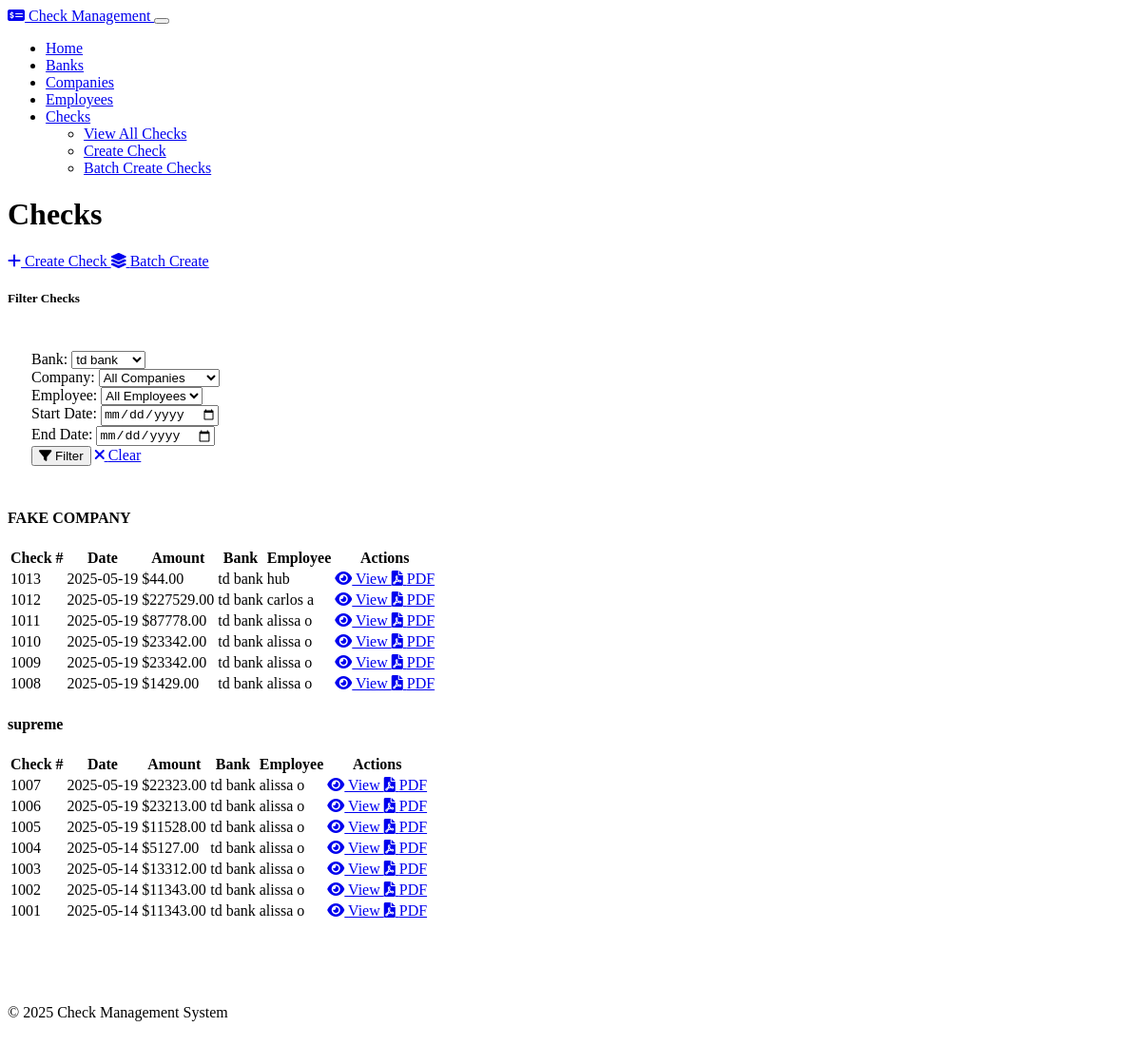
The app's page /checks?bank_id=1 with its own data.
### models.py (models this page shows, shortened)
class Company(db.Model):
    id = db.Column(db.Integer, primary_key=True)
    name = db.Column(db.String(100), nullable=False)
    address = db.Column(db.String(200), nullable=False)
    logo = db.Column(db.Text, nullable=True)  # Store as base64 encoded string
    default_bank_id = db.Column(db.Integer, db.ForeignKey('bank.id'), nullable=True)
    employees = db.relationship('Employee', backref='company', lazy=True, cascade="all, delete-orphan")
    checks = db.relationship('Check', backref='company', lazy=True, cascade="all, delete-orphan")
    clients = db.relationship('CompanyClient', backref='company', lazy=True, cascade="all, delete-orphan")
    default_bank = db.relationship('Bank', backref='companies')

class Check(db.Model):
    id = db.Column(db.Integer, primary_key=True)
    check_number = db.Column(db.Integer, nullable=False)
    amount = db.Column(db.Numeric(10, 2), nullable=False)
    date = db.Column(db.Date, nullable=False, default=datetime.utcnow)
    hours_worked = db.Column(db.Numeric(6, 2), nullable=True)
    pay_rate = db.Column(db.Numeric(10, 2), nullable=True)
    overtime_hours = db.Column(db.Numeric(6, 2), nullable=True)
    overtime_rate = db.Column(db.Numeric(10, 2), nullable=True)
    holiday_hours = db.Column(db.Numeric(6, 2), nullable=True)
    holiday_rate = db.Column(db.Numeric(10, 2), nullable=True)
    memo = db.Column(db.String(200), nullable=True)
    bank_id = db.Column(db.Integer, db.ForeignKey('bank.id'), nullable=False)
    company_id = db.Column(db.Integer, db.ForeignKey('company.id'), nullable=False)
    employee_id = db.Column(db.Integer, db.ForeignKey('employee.id'), nullable=False)
    client_id = db.Column(db.Integer, db.ForeignKey('company_client.id'), nullable=True)
    client = db.relationship('CompanyClient', backref='checks', lazy=True)

class Bank(db.Model):
    id = db.Column(db.Integer, primary_key=True)
    name = db.Column(db.String(100), nullable=False)
    routing_number = db.Column(db.String(9), nullable=False)
    account_number = db.Column(db.String(20), nullable=False)
    last_check_number = db.Column(db.Integer, default=1000)
    checks = db.relationship('Check', backref='bank', lazy=True, cascade="all, delete-orphan")

class Employee(db.Model):
    id = db.Column(db.Integer, primary_key=True)
    name = db.Column(db.String(100), nullable=False)
    title = db.Column(db.String(100), nullable=False)
    company_id = db.Column(db.Integer, db.ForeignKey('company.id'), nullable=False)
    checks = db.relationship('Check', backref='employee', lazy=True, cascade="all, delete-orphan")

### routes.py (the view)
    @app.route('/checks')
    def checks_index():
        bank_id = request.args.get('bank_id', type=int)
        company_id = request.args.get('company_id', type=int)
        employee_id = request.args.get('employee_id', type=int)
        start_date = request.args.get('start_date')
        end_date = request.args.get('end_date')
        query = Check.query
        if bank_id:
            query = query.filter(Check.bank_id == bank_id)
        if company_id:
            query = query.filter(Check.company_id == company_id)
        if employee_id:
            query = query.filter(Check.employee_id == employee_id)
        if start_date:
            start_date = datetime.strptime(start_date, '%Y-%m-%d').date()
            query = query.filter(Check.date >= start_date)
        if end_date:
            end_date = datetime.strptime(end_date, '%Y-%m-%d').date()
            query = query.filter(Check.date <= end_date)
        checks = query.order_by(Check.date.desc(), Check.check_number.desc()).all()
        grouped_checks = defaultdict(list)
        for check in checks:
            grouped_checks[check.company.name].append(check)
        banks = Bank.query.all()
        companies = Company.query.all()
        employees = Employee.query.all()
        return render_template(
            'checks/index.html',
            grouped_checks=grouped_checks,
            banks=banks,
            companies=companies,
            employees=employees,
            bank_id=bank_id,
            company_id=company_id,
            employee_id=employee_id,
            start_date=start_date,
            end_date=end_date
        )

### templates/checks/index.html (shortened to what this page needs)
{% extends 'layout.html' %}
{% block content %}
<div class="d-flex justify-content-between align-items-center mb-4">
    <h1>Checks</h1>
    <div>
        <a href="{{ url_for('checks_create') }}" class="btn btn-primary me-2">
            <i class="fas fa-plus me-1"></i> Create Check
        </a>
        <a href="{{ url_for('checks_batch') }}" class="btn btn-success">
            <i class="fas fa-layer-group me-1"></i> Batch Create
        </a>
    </div>
</div>
<div class="card mb-4">
    <div class="card-header">
        <h5 class="mb-0">Filter Checks</h5>
    </div>
    <div class="card-body">
        <form method="get" action="{{ url_for('checks_index') }}">
            <div class="row">
                <div class="col-md-3 mb-3">
                    <label for="bank_id" class="form-label">Bank:</label>
                    <select name="bank_id" id="bank_id" class="form-select">
                        {% for bank in banks %}
                            <option value="{{ bank.id }}" {% if bank_id == bank.id %}selected{% endif %}>{{ bank.name }}</option>
                        {% endfor %}
                    </select>
                </div>
                <div class="col-md-3 mb-3">
                    <label for="company_id" class="form-label">Company:</label>
                    <select name="company_id" id="company_id" class="form-select">
                        <option value="">All Companies</option>
                    </select>
                </div>
                <div class="col-md-3 mb-3">
                    <label for="employee_id" class="form-label">Employee:</label>
                    <select name="employee_id" id="employee_id" class="form-select">
                        <option value="">All Employees</option>
                    </select>
                </div>
                <div class="col-md-3 mb-3">
                    <label for="start_date" class="form-label">Start Date:</label>
                    <input type="date" name="start_date" id="start_date" class="form-control" value="{{ start_date }}">
                </div>
                <div class="col-md-3 mb-3">
                    <label for="end_date" class="form-label">End Date:</label>
                    <input type="date" name="end_date" id="end_date" class="form-control" value="{{ end_date }}">
                </div>
                <div class="col-md-3 d-flex align-items-end mb-3">
                    <button type="submit" class="btn btn-primary me-2">
                        <i class="fas fa-filter me-1"></i> Filter
                    </button>
                    <a href="{{ url_for('checks_index') }}" class="btn btn-secondary">
                        <i class="fas fa-times me-1"></i> Clear
                    </a>
                </div>
            </div>
        </form>
    </div>
</div>
{% if grouped_checks %}
    {% for company_name, checks in grouped_checks.items() %}
        <h4 class="mt-4">{{ company_name }}</h4>
        <div class="table-responsive mb-4">
            <table class="table table-hover">
                <thead>
                    <tr>
                        <th>Check #</th>
                        <th>Date</th>
                        <th>Amount</th>
                        <th>Bank</th>
                        <th>Employee</th>
                        <th>Actions</th>
                    </tr>
                </thead>
                <tbody>
                    {% for check in checks %}
                        <tr>
                            <td>{{ check.check_number }}</td>
                            <td>{{ check.date.strftime('%Y-%m-%d') }}</td>
                            <td>${{ check.amount }}</td>
                            <td>{{ check.bank.name }}</td>
                            <td>{{ check.employee.name }}</td>
                            <td>
                                <div class="btn-group" role="group">
                                    <a href="{{ url_for('checks_view', id=check.id) }}" class="btn btn-sm btn-info">
                                        <i class="fas fa-eye"></i> View
                                    </a>
                                    <a href="{{ url_for('checks_pdf', id=check.id) }}" class="btn btn-sm btn-primary">
                                        <i class="fas fa-file-pdf"></i> PDF
                                    </a>
                                </div>
                            </td>
                        </tr>
                    {% endfor %}
                </tbody>
            </table>
        </div>
    {% endfor %}
{% else %}
    <div class="alert alert-info">
        <i class="fas fa-info-circle me-2"></i> No checks found with the current filters. Try adjusting your search criteria or create new checks.
    </div>
{% endif %}
{% endblock %}

### static/css/custom.css (style rules this page uses)
.btn-group .btn { transition: all 0.2s ease; }
.card { transition: all 0.3s ease; }
.card .card-body { padding: 25px; }
.form-label { font-weight: 500; }
.table th { font-weight: 600; }

### records on screen
Company: name "FAKE COMPANY"
Check: check_number "1013", date "2025-05-19", amount "44.00", bank.name "td bank", employee.name "hub"
Check: check_number "1012", date "2025-05-19", amount "227529.00", bank.name "td bank", employee.name "carlos a"
Check: check_number "1011", date "2025-05-19", amount "87778.00", bank.name "td bank", employee.name "alissa o"
Check: check_number "1010", date "2025-05-19", amount "23342.00", bank.name "td bank", employee.name "alissa o"
Check: check_number "1009", date "2025-05-19", amount "23342.00", bank.name "td bank", employee.name "alissa o"
Check: check_number "1008", date "2025-05-19", amount "1429.00", bank.name "td bank", employee.name "alissa o"
Company: name "supreme"
Check: check_number "1007", date "2025-05-19", amount "22323.00", bank.name "td bank", employee.name "alissa o"
Check: check_number "1006", date "2025-05-19", amount "23213.00", bank.name "td bank", employee.name "alissa o"
Check: check_number "1005", date "2025-05-19", amount "11528.00", bank.name "td bank", employee.name "alissa o"
Check: check_number "1004", date "2025-05-14", amount "5127.00", bank.name "td bank", employee.name "alissa o"
Check: check_number "1003", date "2025-05-14", amount "13312.00", bank.name "td bank", employee.name "alissa o"
Check: check_number "1002", date "2025-05-14", amount "11343.00", bank.name "td bank", employee.name "alissa o"
Check: check_number "1001", date "2025-05-14", amount "11343.00", bank.name "td bank", employee.name "alissa o"

### other values on screen
form field bank_id "td bank"
